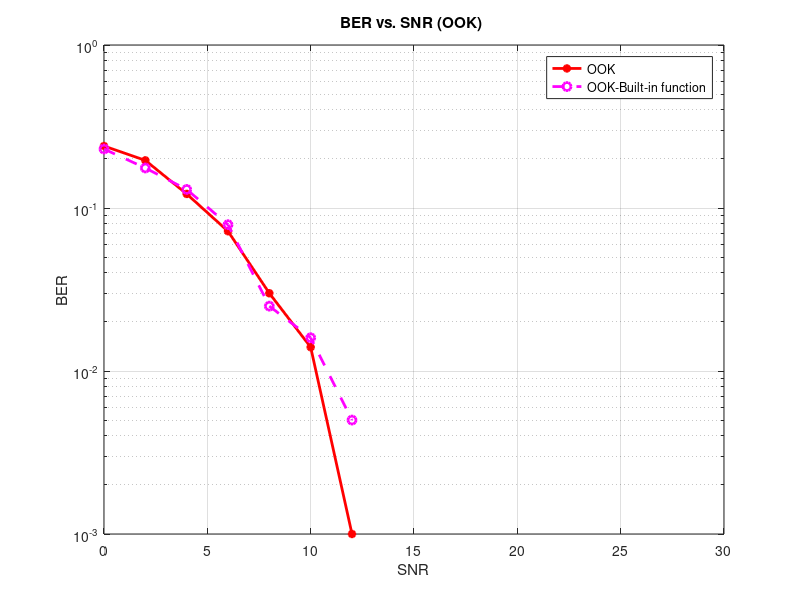
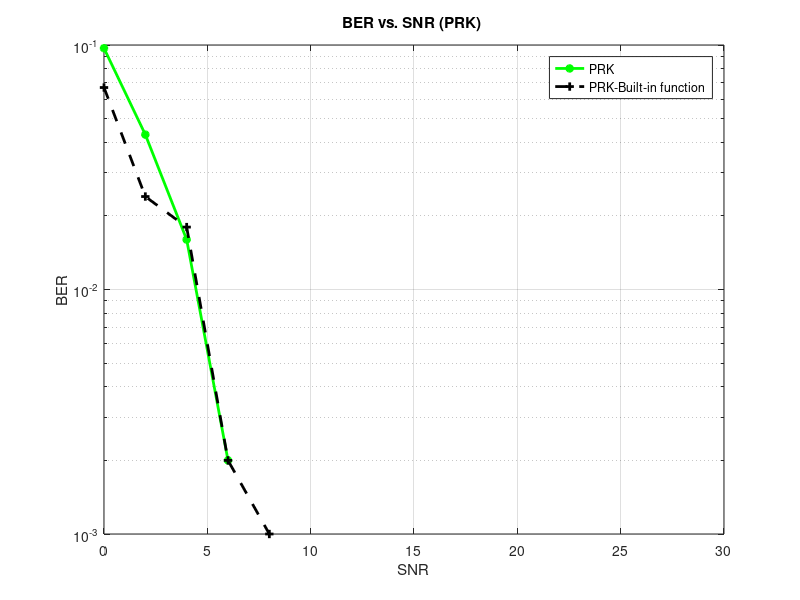
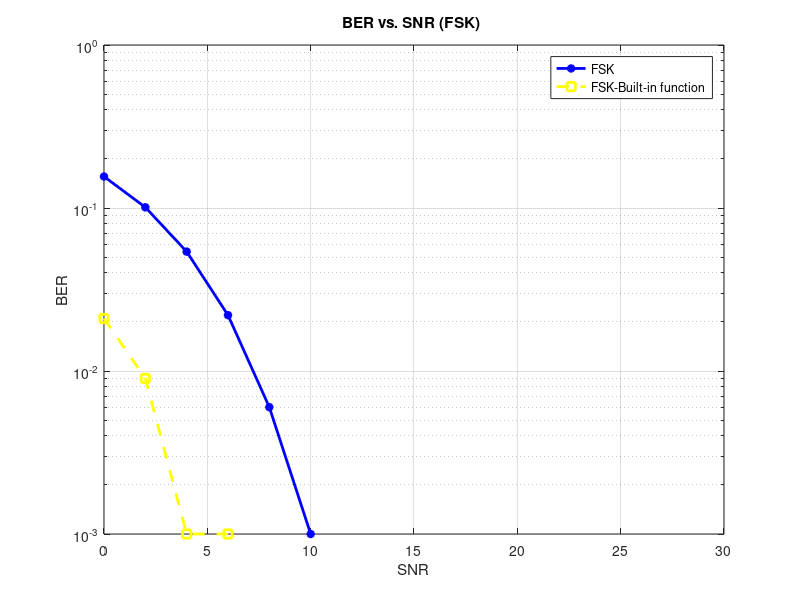
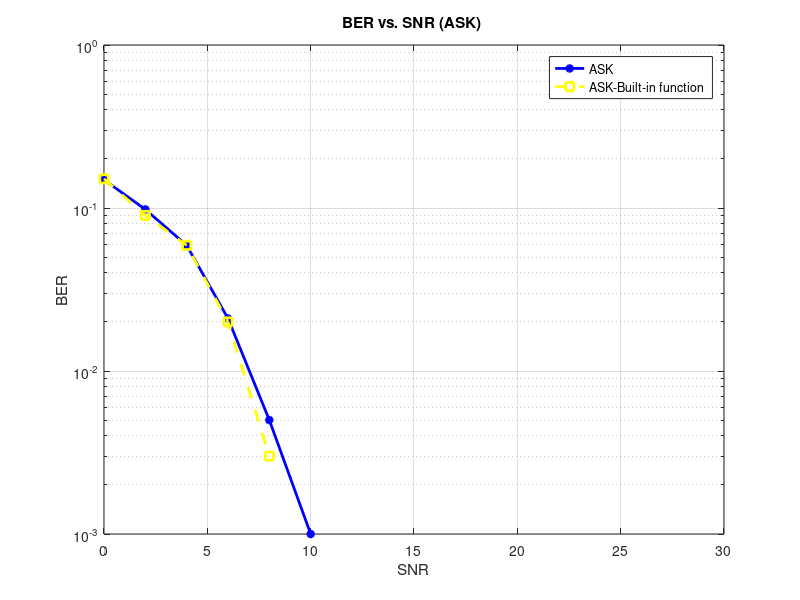

Here is the MATLAB script that generated these plots, in order:
% Number of bits/SNR
n=1e3;
SNR=0:2:30;
snr=10.^(SNR/10);
%initializing empty matrices to be filled with the sequences
OOK=zeros(1,16);
PRK=zeros(1,16);
ASK=zeros(1,16);
PSK=zeros(1,16);
FSK=zeros(1,16);
OOK_mat=zeros(1,16);
PRK_mat=zeros(1,16);
ASK_mat=zeros(1,16);
PSK_mat=zeros(1,16);
FSK_mat=zeros(1,16);
QAM_mat=zeros(1,16);
% Transmitter side variables
%Generate random binary data vector(1 x n)
data=randi([0,1],1,n);
%we will work on ASK PSK FSK modulation according to the specified cases inthe manual
%ASK special case: OOK_Modulation(0,1)
signal_OOK=data; %No change in the bits will be required
%PSK special case: PRK modulation(-1,1)
signal_PRK1=(data.*2)-1; %represent the 1 by 1 and the 0 bit by -1 using providedformula
signal_PRK=complex(signal_PRK1,0);
%ASK
signal_ASK = data;
signal_ASK(data == 0) = -1;
signal_ASK(data == 1) = 1;
%PSK
signal_PSK=data;
signal_PSK(data== 1) = 1i;
signal_PSK(data == 0) = -1i;
%FSK special case: Orthogonal-FSK modulation
signal_FSK = data;
% ones=find(data); %find all elements that are equal to one in the bits sequence
% zeros=find(~data); %find all elements that are equal to zero in the bitssequence
% signal_FSK(ones)=i; %replace all the ones with i which is an imaginary number
% signal_FSK(zeros)=1; %replace all the zeros with 1
for i = 1:n
 if signal_FSK(i) == 0
 signal_FSK(i) = 1;
 else
 signal_FSK(i) = 1j;
 end
end
% modulating using matlab built in function
OOK_mat_mod=genqammod(data,[0 1]); %OOK modulation using built infunctions
PRK_mat_mod=pskmod(data,2); %PRK modulation using built in functions, pulse width = 2 (1,-1)
ASK_mat_mod=pammod(data,2); %ASK modulation using built infunctions
PSK_mat_mod=pskmod(data,2); %PSK modulation using built in functions
FSK_mat_mod=genqammod(data,[1 1i]); %FSK modulation using built infunctions
rbdv=randi([0 15],1,n); %Generate random data vector(1 x n)
QAM_mat_mod=qammod(rbdv,16); %QAM modulation using built infunctions , modulation order = 16
%Applying noise to the bit stream with different values of SNR,receiving
for i=1:16
 %applying the noise with mean = 0 and varience =1
 AvgPower_OOK=mean(signal_OOK.^2);
 %noise=(sqrt(AvgPower_OOK/(2*snr(i))))*(randn(1,n)+(1j*randn(1,n)));
 OOK_sequence=awgn(signal_OOK,SNR(i),'measured');

 AvgPower_PRK=mean(signal_PRK.^2);
 %noise=(sqrt(AvgPower_PRK/(2*snr(i))))*(randn(1,n)+(1j*randn(1,n)));
 PRK_sequence=awgn(signal_PRK,SNR(i),'measured');

 AvgPower_ASK=mean(signal_ASK.^2);
 %noise=(sqrt(AvgPower_ASK/(2*snr(i))))*(randn(1,n)+(1j*randn(1,n)));
 ASK_sequence=awgn(signal_ASK,SNR(i),'measured');

 AvgPower_PSK=mean(signal_PSK.^2);
 %noise=(sqrt(AvgPower_PSK/(2*snr(i))))*(randn(1,n)+(1j*randn(1,n)));
 PSK_sequence=awgn(signal_PSK,SNR(i),'measured');

 AvgPower_FSK=mean(signal_FSK.^2);
 %noise=(sqrt(AvgPower_FSK /(2*snr(i))))*(randn(1,n)+(1j*randn(1,n)));
 FSK_sequence=awgn(signal_FSK,SNR(i),'measured');


 %aplying noise in built-in functions

%noise=(sqrt(mean(abs(OOK_mat_mod).^2)/(2*snr(i))))*(randn(1,n)+(1j*randn(1,n)));
 OOK_sequence_mat=awgn(OOK_mat_mod,SNR(i),'measured');


%noise=(sqrt(mean(abs(PRK_mat_mod).^2)/(2*snr(i))))*(randn(1,n)+(1j*randn(1,n)));
 PRK_sequence_mat=awgn(PRK_mat_mod,SNR(i),'measured');


%noise=(sqrt(mean(abs(ASK_mat_mod).^2)/(2*snr(i))))*(randn(1,n)+(1j*randn(1,n)));
 ASK_sequence_mat=awgn(ASK_mat_mod,SNR(i),'measured');


%noise=(sqrt(mean(abs(PSK_mat_mod).^2)/(2*snr(i))))*(randn(1,n)+(1j*randn(1,n)));
 PSK_sequence_mat=awgn(PSK_mat_mod,SNR(i),'measured');


%noise=(sqrt(mean(abs(FSK_mat_mod).^2)/(2*snr(i))))*(randn(1,n)+(1j*randn(1,n)));
 noise = awgn(FSK_mat_mod,SNR(i),'measured');
 FSK_sequence_mat=FSK_mat_mod+noise;


%noise=(sqrt(mean(abs(QAM_mat_mod).^2)/(2*snr(i))))*(randn(1,n)+(1j*randn(1,n)));
 QAM_sequence_mat=awgn(QAM_mat_mod,SNR(i),'measured');

 %Decide whether the Rx_sequence is ‘1’ or ‘0’ by comparing each bit with athreshold
 OOK_demod=(real(OOK_sequence) >=0.5);%0.5 for OOK
 PRK_demod=(real(PRK_sequence) >=0);%0 for PRK
 ASK_demod=(real(ASK_sequence) >=0);%0 for ASK
 PSK_demod=(imag(PSK_sequence) >=0);%0 for PSK
 FSK_demod=(real(FSK_sequence)<imag(FSK_sequence));%in FSK if real >imaginary component then it equal zero else equals one

 %demodulation using built in functions
 OOK_mat_demod = genqamdemod(OOK_sequence_mat,[0 1]);
 PRK_mat_demod = pskdemod(PRK_sequence_mat,2);
 ASK_mat_demod = pamdemod(ASK_sequence_mat,2);
 PSK_mat_demod = pskdemod(PSK_sequence_mat,2);
 FSK_mat_demod = genqamdemod(FSK_sequence_mat,[1 1i]);
 rbdv_mat_demod = qamdemod(QAM_sequence_mat,16);

 %Calculate #of errors (BER) %[NUMBER,RATIO] = BITERR(X,Y)
 [~,OOK(i)]=biterr(data,OOK_demod);
 [~,PRK(i)]=biterr(data,PRK_demod);
 [~,ASK(i)]=biterr(data,ASK_demod);
 [~,PSK(i)]=biterr(data,PSK_demod);
 [~,FSK(i)]=biterr(data,FSK_demod);

 %for modulated using matlab
 [~,OOK_mat(i)] = biterr(data,OOK_mat_demod);
 [~,PRK_mat(i)] = biterr(data,PRK_mat_demod);
 [~,ASK_mat(i)] = biterr(data,ASK_mat_demod);
 [~,PSK_mat(i)] = biterr(data,PSK_mat_demod);
 [~,FSK_mat(i)] = biterr(data,FSK_mat_demod);
 [~,QAM_mat(i)] = symerr(rbdv,rbdv_mat_demod); %calculate symbol error rate
end
% Ploting curves
figure
semilogy(SNR,OOK,'r-*','LineWidth',2)
hold on;
semilogy(SNR,OOK_mat,'m--o','LineWidth',2)
title('BER vs. SNR (OOK) ')
ylabel('BER')
xlabel('SNR')
legend('OOK','OOK-Built-in function')
grid on;
figure
semilogy(SNR,PRK,'g-*','LineWidth',2)
hold on;
semilogy(SNR,PRK_mat,'k--+','LineWidth',2)
title('BER vs. SNR (PRK) ')
ylabel('BER')
xlabel('SNR')
legend('PRK','PRK-Built-in function')
grid on;
figure
semilogy(SNR,FSK,'b-*','LineWidth',2)
hold on;
semilogy(SNR,FSK_mat,'y--s','LineWidth',2)
title('BER vs. SNR (FSK) ')
ylabel('BER')
xlabel('SNR')
legend('FSK','FSK-Built-in function')
grid on;
figure
semilogy(SNR,ASK,'b-*','LineWidth',2)
hold on;
semilogy(SNR,ASK_mat,'y--s','LineWidth',2)
title('BER vs. SNR (ASK) ')
ylabel('BER')
xlabel('SNR')
legend('ASK','ASK-Built-in function')
grid on;
figure
semilogy(SNR,PSK,'b-*','LineWidth',2)
hold on;
semilogy(SNR,PSK_mat,'y--s','LineWidth',2)
title('BER vs. SNR (PSK) ')
ylabel('BER')
xlabel('SNR')
legend('PSK','PSK-Built-in function')
grid on;
figure
semilogy(SNR,QAM_mat,'c-p','LineWidth',2)
title('BER vs. SNR (QAM)')
ylabel('BER')
xlabel('SNR')
grid on;
figure
semilogy(SNR,OOK,'m--o','LineWidth',2)
hold on;
semilogy(SNR,PRK,'k--+','LineWidth',2)
hold on;
semilogy(SNR,FSK,'y--s','LineWidth',2)
title('BER vs. SNR (All Manual)')
ylabel('BER')
xlabel('SNR')
legend('OOK','PRK','FSK')
grid on;